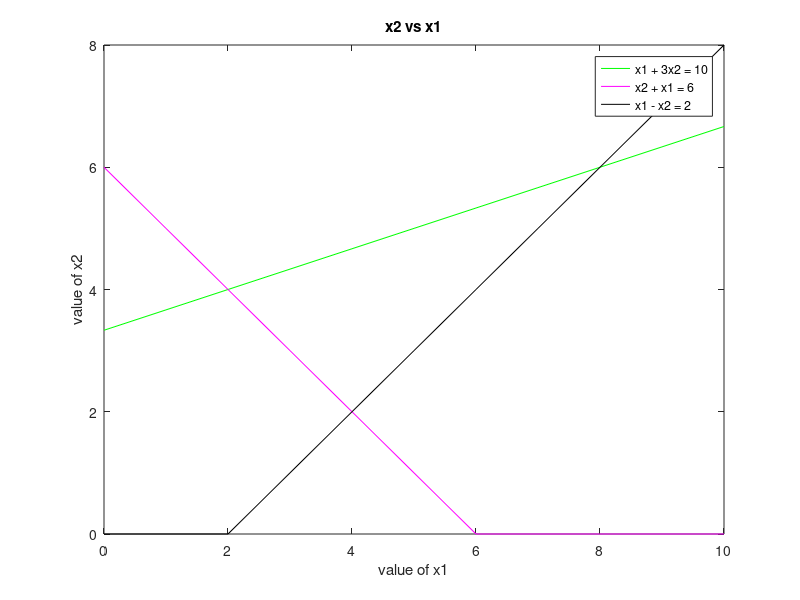

Here is the MATLAB script that generated this plot:
clc;
clear;
close all;
% step 1: parameters
C = [3, 5];
A = [-1,3;
    1,1;
    1, -1];
B = [10; 6; 2];

% step 2: contraints
x1 = 0:1:max(B)
z1 = (10 + x1)/3;
z2 = 6 - x1;
z3 = x1 - 2;
z1 = max(0,z1)
z2 = max(0,z2)
z3 = max(0,z3)

% step 3: plotting
plot (x1, z1, 'green')
hold on 
plot (x1, z2, 'magenta')
hold on 
plot (x1, z3, 'black')
xlabel('value of x1');
ylabel('value of x2');
title ('x2 vs x1');
legend ('x1 + 3x2 = 10', 'x2 + x1 = 6', 'x1 - x2 = 2');

% step 4: to find corner points
cx1 = find (x1 == 0)
c1 = find (z1 == 0)
c2 = find (z2 == 0)
c3 = find (z3 == 0)
line1 = [x1(:, [c1, cx1]); z1(:,[c1, cx1])]'
line2 = [x1(:, [c2, cx1]); z2(:,[c2, cx1])]'
line3 = [x1(:, [c3, cx1]); z3(:,[c3, cx1])]'
corpt = unique ([line1; line2; line3], 'rows');

%step 5: pt of intersection

pt = [0;0];
for i =1:size(A,1)
    for j=i+1:size(A,1)
        A1 = A([i,j],:)
        B1 = B([i,j])
        x = inv(A1)*B1;
        pt = [pt x];
    end
end
ptt = pt'
